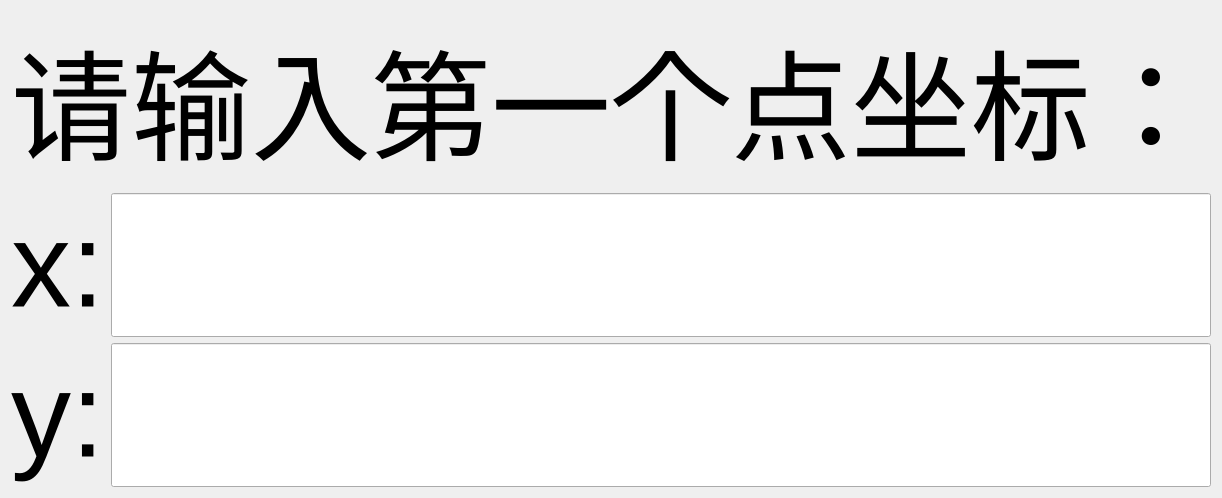
<?xml version="1.0" encoding="UTF-8"?>
<ui version="4.0">
 <class>DriftInput</class>
 <widget class="QWidget" name="DriftInput">
  <property name="enabled">
   <bool>true</bool>
  </property>
  <property name="geometry">
   <rect>
    <x>0</x>
    <y>0</y>
    <width>1218</width>
    <height>498</height>
   </rect>
  </property>
  <property name="focusPolicy">
   <enum>Qt::NoFocus</enum>
  </property>
  <property name="windowTitle">
   <string>Form</string>
  </property>
  <property name="windowOpacity">
   <double>0.700000000000000</double>
  </property>
  <layout class="QGridLayout" name="gridLayout">
   <item row="2" column="0">
    <widget class="QLabel" name="label_y">
     <property name="font">
      <font>
       <pointsize>90</pointsize>
      </font>
     </property>
     <property name="text">
      <string>y:</string>
     </property>
    </widget>
   </item>
   <item row="2" column="1">
    <widget class="QLineEdit" name="lineEdit_y">
     <property name="font">
      <font>
       <pointsize>90</pointsize>
      </font>
     </property>
     <property name="cursor">
      <cursorShape>SizeVerCursor</cursorShape>
     </property>
     <property name="inputMethodHints">
      <set>Qt::ImhNone</set>
     </property>
    </widget>
   </item>
   <item row="1" column="0">
    <widget class="QLabel" name="label_x">
     <property name="font">
      <font>
       <pointsize>90</pointsize>
      </font>
     </property>
     <property name="text">
      <string>x:</string>
     </property>
    </widget>
   </item>
   <item row="0" column="0" colspan="2">
    <widget class="QLabel" name="label">
     <property name="font">
      <font>
       <pointsize>90</pointsize>
      </font>
     </property>
     <property name="text">
      <string>请输入第一个点坐标：</string>
     </property>
    </widget>
   </item>
   <item row="1" column="1">
    <widget class="QLineEdit" name="lineEdit_x">
     <property name="font">
      <font>
       <pointsize>90</pointsize>
      </font>
     </property>
     <property name="tabletTracking">
      <bool>false</bool>
     </property>
    </widget>
   </item>
  </layout>
 </widget>
 <resources/>
 <connections/>
</ui>
